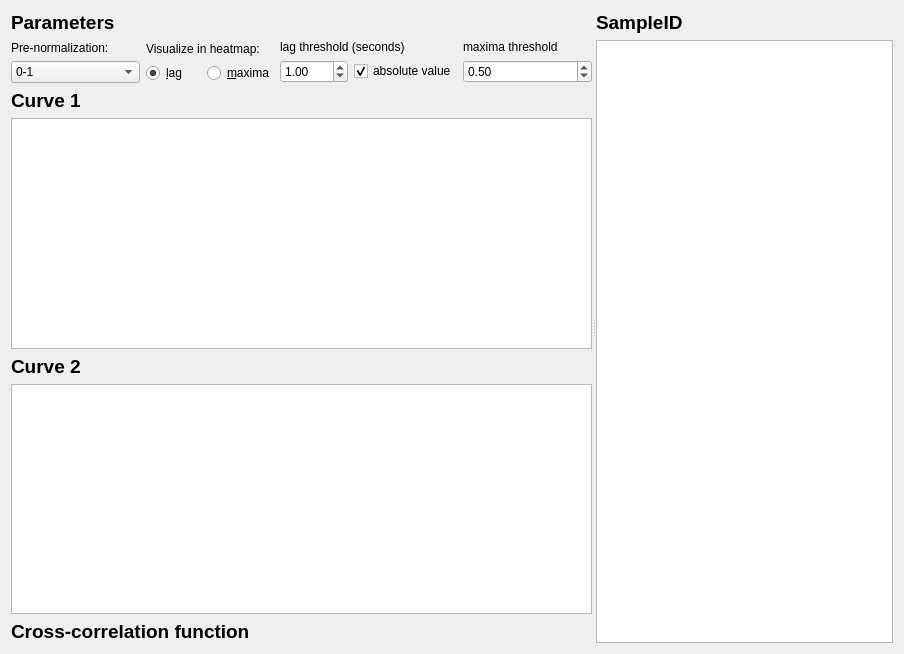
<?xml version="1.0" encoding="UTF-8"?>
<ui version="4.0">
 <class>CrossCorrelationControls</class>
 <widget class="QWidget" name="CrossCorrelationControls">
  <property name="geometry">
   <rect>
    <x>0</x>
    <y>0</y>
    <width>904</width>
    <height>654</height>
   </rect>
  </property>
  <property name="windowTitle">
   <string>Form</string>
  </property>
  <layout class="QVBoxLayout" name="verticalLayout_6">
   <item>
    <widget class="QSplitter" name="splitter">
     <property name="orientation">
      <enum>Qt::Horizontal</enum>
     </property>
     <widget class="QWidget" name="layoutWidget">
      <layout class="QVBoxLayout" name="verticalLayoutLeftMain">
       <item>
        <widget class="QLabel" name="label_5">
         <property name="font">
          <font>
           <pointsize>14</pointsize>
           <weight>75</weight>
           <bold>true</bold>
          </font>
         </property>
         <property name="text">
          <string>Parameters</string>
         </property>
        </widget>
       </item>
       <item>
        <layout class="QHBoxLayout" name="horizontalLayout_4">
         <item>
          <layout class="QVBoxLayout" name="verticalLayout">
           <item>
            <widget class="QLabel" name="label">
             <property name="text">
              <string>Pre-normalization:</string>
             </property>
            </widget>
           </item>
           <item>
            <widget class="QComboBox" name="comboBoxPreNormalize">
             <item>
              <property name="text">
               <string>0-1</string>
              </property>
             </item>
             <item>
              <property name="text">
               <string>Z-score</string>
              </property>
             </item>
             <item>
              <property name="text">
               <string>None</string>
              </property>
             </item>
            </widget>
           </item>
          </layout>
         </item>
         <item>
          <layout class="QVBoxLayout" name="verticalLayout_2">
           <item>
            <widget class="QLabel" name="label_2">
             <property name="text">
              <string>Visualize in heatmap:</string>
             </property>
            </widget>
           </item>
           <item>
            <layout class="QHBoxLayout" name="horizontalLayout">
             <item>
              <widget class="QRadioButton" name="radioButtonLag">
               <property name="text">
                <string>&amp;lag</string>
               </property>
               <property name="checked">
                <bool>true</bool>
               </property>
              </widget>
             </item>
             <item>
              <widget class="QRadioButton" name="radioButtonMaxima">
               <property name="text">
                <string>&amp;maxima</string>
               </property>
              </widget>
             </item>
            </layout>
           </item>
          </layout>
         </item>
         <item>
          <layout class="QVBoxLayout" name="verticalLayout_3">
           <item>
            <widget class="QLabel" name="label_3">
             <property name="text">
              <string>lag threshold (seconds)</string>
             </property>
            </widget>
           </item>
           <item>
            <layout class="QHBoxLayout" name="horizontalLayout_2">
             <item>
              <widget class="QDoubleSpinBox" name="doubleSpinBoxLagThreshold">
               <property name="minimum">
                <double>-999.000000000000000</double>
               </property>
               <property name="maximum">
                <double>999.000000000000000</double>
               </property>
               <property name="singleStep">
                <double>0.500000000000000</double>
               </property>
               <property name="value">
                <double>1.000000000000000</double>
               </property>
              </widget>
             </item>
             <item>
              <widget class="QCheckBox" name="checkBoxAbsoluteValue">
               <property name="text">
                <string>absolute value</string>
               </property>
               <property name="checked">
                <bool>true</bool>
               </property>
              </widget>
             </item>
            </layout>
           </item>
          </layout>
         </item>
         <item>
          <layout class="QVBoxLayout" name="verticalLayout_4">
           <item>
            <widget class="QLabel" name="label_4">
             <property name="text">
              <string>maxima threshold</string>
             </property>
            </widget>
           </item>
           <item>
            <layout class="QHBoxLayout" name="horizontalLayout_3">
             <item>
              <widget class="QDoubleSpinBox" name="doubleSpinBoxMaximaThreshold">
               <property name="minimum">
                <double>-1.000000000000000</double>
               </property>
               <property name="maximum">
                <double>1.000000000000000</double>
               </property>
               <property name="singleStep">
                <double>0.010000000000000</double>
               </property>
               <property name="value">
                <double>0.500000000000000</double>
               </property>
              </widget>
             </item>
            </layout>
           </item>
          </layout>
         </item>
        </layout>
       </item>
       <item>
        <widget class="QLabel" name="label_6">
         <property name="font">
          <font>
           <pointsize>14</pointsize>
           <weight>75</weight>
           <bold>true</bold>
          </font>
         </property>
         <property name="text">
          <string>Curve 1</string>
         </property>
        </widget>
       </item>
       <item>
        <widget class="PlotWidget" name="graphicsViewCurve1"/>
       </item>
       <item>
        <widget class="QLabel" name="label_7">
         <property name="font">
          <font>
           <pointsize>14</pointsize>
           <weight>75</weight>
           <bold>true</bold>
          </font>
         </property>
         <property name="text">
          <string>Curve 2</string>
         </property>
        </widget>
       </item>
       <item>
        <widget class="PlotWidget" name="graphicsViewCurve2"/>
       </item>
       <item>
        <widget class="QLabel" name="label_8">
         <property name="font">
          <font>
           <pointsize>14</pointsize>
           <weight>75</weight>
           <bold>true</bold>
          </font>
         </property>
         <property name="text">
          <string>Cross-correlation function</string>
         </property>
        </widget>
       </item>
      </layout>
     </widget>
     <widget class="QWidget" name="layoutWidget">
      <layout class="QVBoxLayout" name="verticalLayout_5">
       <item>
        <widget class="QLabel" name="label_9">
         <property name="font">
          <font>
           <pointsize>14</pointsize>
           <weight>75</weight>
           <bold>true</bold>
          </font>
         </property>
         <property name="text">
          <string>SampleID</string>
         </property>
        </widget>
       </item>
       <item>
        <widget class="QListWidget" name="listWidgetSampleID"/>
       </item>
      </layout>
     </widget>
    </widget>
   </item>
  </layout>
 </widget>
 <customwidgets>
  <customwidget>
   <class>PlotWidget</class>
   <extends>QGraphicsView</extends>
   <header>pyqtgraphCore</header>
  </customwidget>
 </customwidgets>
 <resources/>
 <connections/>
</ui>
